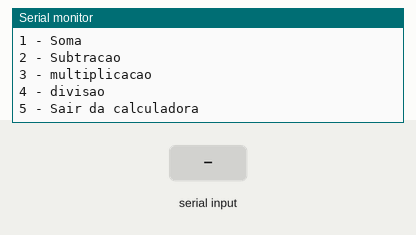
Recording of a sketch running on a simulated Arduino Uno, built with avr-gcc and run on an emulated ATmega328P. Shown: the last lines printed to the serial monitor. The inputs (shaded band) are chosen by the test bench.

Above: at 1.2 s.
1.3 s: "1\n" received over Serial
At 3.2 s:
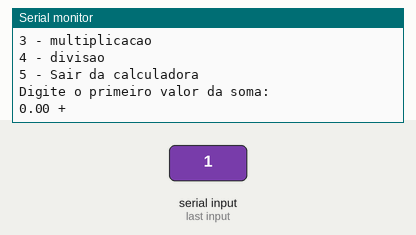
3.8 s: "90,45,200\n" received over Serial
At 4.6 s:
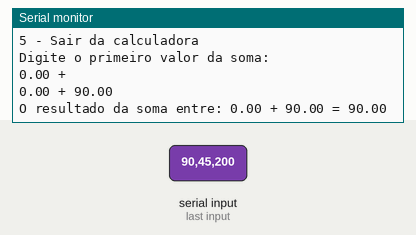
6.3 s: "2\n" received over Serial
At 7.1 s:
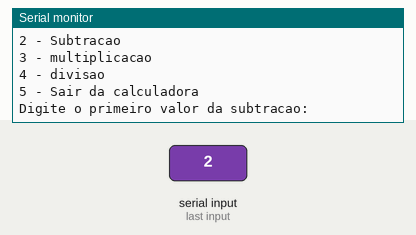
7.8 s: "30,150,10\n" received over Serial
At 8.6 s:
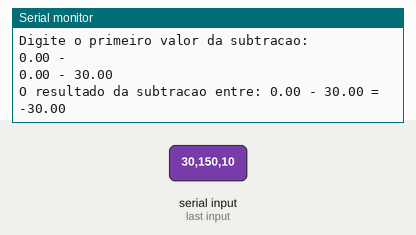
9.3 s: "3\n" received over Serial
At 11.5 s:
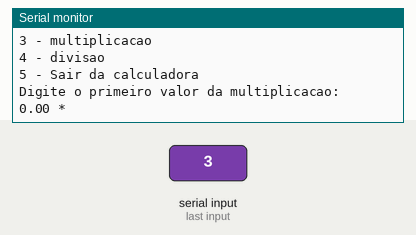
11.8 s: "90,45\n" received over Serial
At 12.2 s:
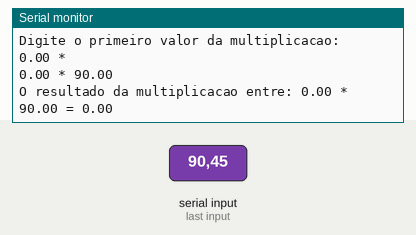

The sketch:

calculator.ino
```cpp
void setup(){Serial.begin(9600);}
void loop(){

menu();

}

void soma(){

	Serial.print("\nDigite o primeiro valor da soma: ");
	while(!Serial.available());
	float v1 = Serial.parseFloat();

	Serial.print("\n" + String(v1) + " + ");
	while(!Serial.available());
    float v2 = Serial.parseFloat();

    Serial.print("\n" + String(v1) + " + " + String(v2) + "\n");

    float resultado = v1 + v2;
    Serial.println("\nO resultado da soma entre: " + String(v1) + " + " + String(v2) + " = " + String(resultado));
    delay(1000);
    Serial.print(" ");
}

void subtracao(){

Serial.print("\nDigite o primeiro valor da subtracao: ");
	while(!Serial.available());
	float v1 = Serial.parseFloat();

	Serial.print("\n" + String(v1) + " - ");
	while(!Serial.available());
    float v2 = Serial.parseFloat();
    Serial.print("\n" + String(v1) + " - " + String(v2) + "\n");

    float resultado = v1 - v2;
    Serial.println("\nO resultado da subtracao entre: " + String(v1) + " - " + String(v2) + " = " + String(resultado));
    delay(1000);
    Serial.print(" ");
}

void multiplicacao(){

Serial.print("\nDigite o primeiro valor da multiplicacao: ");
	while(!Serial.available());
	float v1 = Serial.parseFloat();

	Serial.print("\n" + String(v1) + " * ");
	while(!Serial.available());
    float v2 = Serial.parseFloat();
    Serial.print("\n" + String(v1) + " * " + String(v2) + "\n");

    float resultado = v1 * v2;
    Serial.println("\nO resultado da multiplicacao entre: " + String(v1) + " * " + String(v2) + " = " + String(resultado));
    delay(1000);
    Serial.print(" ");
}

void divisao(){

Serial.print("\nDigite o primeiro valor da divisao: ");
	while(!Serial.available());
	float v1 = Serial.parseFloat();

	Serial.print("\n" + String(v1) + " / ");
	while(!Serial.available());
    float v2 = Serial.parseFloat();
    Serial.print("\n" + String(v1) + " / " + String(v2) + "\n");

    float resultado = v1 / v2;
    Serial.println("\nO resultado da divisão entre: " + String(v1) + " / " + String(v2) + " = " + String(resultado));
    delay(1000);
    Serial.print(" ");
}

void menu(){

Serial.print("\nBem-vindo a calculadora digital, qual operacao deseja executar?");
Serial.print("\n1 - Soma \n2 - Subtracao \n3 - multiplicacao \n4 - divisao \n5 - Sair da calculadora");
while(!Serial.available());
  int res = Serial.parseInt();

switch(res){

  case 1: soma(); break;
  case 2: subtracao(); break;
  case 3: multiplicacao(); break;
  case 4: divisao(); break;
  case 5:
  Serial.println("\nObrigado por usar a calculadora");
  Serial.end(); break;

  default:
   menu(); break;

  }
}
```

Measured:
- after the input at 1.3 s, the serial monitor: prints a new line at once (image 1)
- after the input at 3.8 s, the serial monitor: prints a new line at once (image 2)
- after the input at 6.3 s, the serial monitor: prints a new line at once (image 3)
- after the input at 7.8 s, the serial monitor: prints a new line at once (image 4)
- after the input at 9.3 s, the serial monitor: prints a new line at once (image 5)
- after the input at 11.8 s, the serial monitor: prints a new line at once (image 6)
